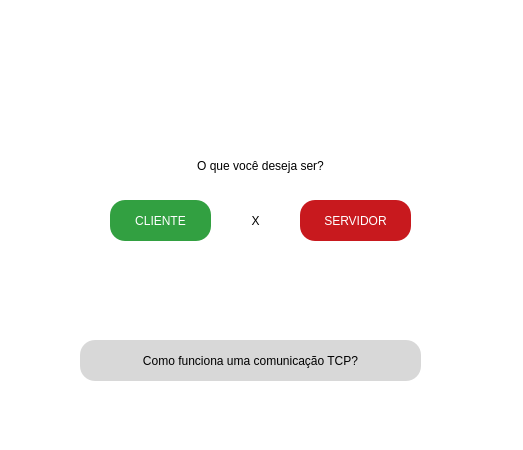
<?xml version="1.0" encoding="UTF-8"?>
<ui version="4.0">
 <class>MainWindow</class>
 <widget class="QMainWindow" name="MainWindow">
  <property name="geometry">
   <rect>
    <x>0</x>
    <y>0</y>
    <width>523</width>
    <height>450</height>
   </rect>
  </property>
  <property name="cursor">
   <cursorShape>ArrowCursor</cursorShape>
  </property>
  <property name="windowTitle">
   <string>Tela Incial</string>
  </property>
  <property name="styleSheet">
   <string notr="true">background-color: rgb(255, 255, 255);</string>
  </property>
  <property name="toolButtonStyle">
   <enum>Qt::ToolButtonIconOnly</enum>
  </property>
  <widget class="QWidget" name="centralwidget">
   <property name="enabled">
    <bool>true</bool>
   </property>
   <widget class="QPushButton" name="clienteBotao">
    <property name="geometry">
     <rect>
      <x>110</x>
      <y>200</y>
      <width>101</width>
      <height>41</height>
     </rect>
    </property>
    <property name="styleSheet">
     <string notr="true">QPushButton{
	background-color: #32a041;
	color: rgb(255, 255, 255);
	border-radius: 15px;
}

QPushButton:hover{

	background-color: rgb(42, 134, 54);

}
</string>
    </property>
    <property name="text">
     <string>CLIENTE</string>
    </property>
   </widget>
   <widget class="QPushButton" name="servidorBotao">
    <property name="geometry">
     <rect>
      <x>300</x>
      <y>200</y>
      <width>111</width>
      <height>41</height>
     </rect>
    </property>
    <property name="styleSheet">
     <string notr="true">QPushButton{
	background-color: #c8191e;
	color: rgb(255, 255, 255);
	border-radius: 15px;
}

QPushButton:hover{
	
	
	background-color: rgb(162, 20, 25);


}</string>
    </property>
    <property name="text">
     <string>SERVIDOR</string>
    </property>
   </widget>
   <widget class="QLabel" name="label">
    <property name="geometry">
     <rect>
      <x>140</x>
      <y>140</y>
      <width>241</width>
      <height>51</height>
     </rect>
    </property>
    <property name="styleSheet">
     <string notr="true">background-color: rgb(255, 255, 255);
font: 87 12pt &quot;Arial Black&quot;;</string>
    </property>
    <property name="text">
     <string>O que você deseja ser?</string>
    </property>
    <property name="textFormat">
     <enum>Qt::MarkdownText</enum>
    </property>
    <property name="alignment">
     <set>Qt::AlignCenter</set>
    </property>
   </widget>
   <widget class="QLabel" name="label_2">
    <property name="geometry">
     <rect>
      <x>230</x>
      <y>210</y>
      <width>51</width>
      <height>21</height>
     </rect>
    </property>
    <property name="cursor">
     <cursorShape>ArrowCursor</cursorShape>
    </property>
    <property name="layoutDirection">
     <enum>Qt::RightToLeft</enum>
    </property>
    <property name="styleSheet">
     <string notr="true">font: 16pt &quot;Papyrus&quot;;</string>
    </property>
    <property name="frameShadow">
     <enum>QFrame::Sunken</enum>
    </property>
    <property name="text">
     <string>X</string>
    </property>
    <property name="alignment">
     <set>Qt::AlignCenter</set>
    </property>
   </widget>
   <widget class="QPushButton" name="pushButton_3">
    <property name="geometry">
     <rect>
      <x>80</x>
      <y>340</y>
      <width>341</width>
      <height>41</height>
     </rect>
    </property>
    <property name="styleSheet">
     <string notr="true">QPushButton{
	background-color: rgb(216, 216, 216);
	font: 87 10pt &quot;Arial Black&quot;;
	border-radius: 15px;
}

QPushButton:hover{
	background-color: rgb(150, 150, 150);

}
</string>
    </property>
    <property name="text">
     <string>Como funciona uma comunicação TCP?</string>
    </property>
   </widget>
  </widget>
  <widget class="QStatusBar" name="statusbar"/>
 </widget>
 <resources/>
 <connections/>
</ui>
